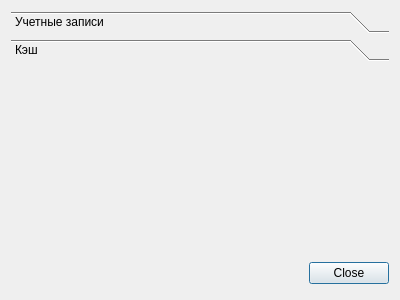
<?xml version="1.0" encoding="UTF-8"?>
<ui version="4.0">
 <class>DialogSettings</class>
 <widget class="QDialog" name="DialogSettings">
  <property name="geometry">
   <rect>
    <x>0</x>
    <y>0</y>
    <width>400</width>
    <height>300</height>
   </rect>
  </property>
  <property name="windowTitle">
   <string>Настройки</string>
  </property>
  <layout class="QVBoxLayout" name="verticalLayout">
   <item>
    <widget class="QToolBox" name="toolBox">
     <property name="currentIndex">
      <number>1</number>
     </property>
     <widget class="QWidget" name="settingsAccounts">
      <property name="geometry">
       <rect>
        <x>0</x>
        <y>0</y>
        <width>130</width>
        <height>96</height>
       </rect>
      </property>
      <attribute name="icon">
       <iconset theme="system-users">
        <normaloff>.</normaloff>.</iconset>
      </attribute>
      <attribute name="label">
       <string>Учетные записи</string>
      </attribute>
      <layout class="QHBoxLayout" name="horizontalLayout">
       <item>
        <widget class="QListWidget" name="listAccounts">
         <property name="iconSize">
          <size>
           <width>32</width>
           <height>32</height>
          </size>
         </property>
         <property name="spacing">
          <number>5</number>
         </property>
         <property name="uniformItemSizes">
          <bool>true</bool>
         </property>
        </widget>
       </item>
       <item>
        <layout class="QVBoxLayout" name="verticalLayout_2">
         <item>
          <widget class="QToolButton" name="buttonAccountAdd">
           <property name="minimumSize">
            <size>
             <width>32</width>
             <height>32</height>
            </size>
           </property>
           <property name="toolTip">
            <string>Добавить учетную запись</string>
           </property>
           <property name="icon">
            <iconset theme="list-add">
             <normaloff>.</normaloff>.</iconset>
           </property>
           <property name="iconSize">
            <size>
             <width>16</width>
             <height>16</height>
            </size>
           </property>
          </widget>
         </item>
         <item>
          <widget class="QToolButton" name="buttonAccountRemove">
           <property name="enabled">
            <bool>false</bool>
           </property>
           <property name="minimumSize">
            <size>
             <width>32</width>
             <height>32</height>
            </size>
           </property>
           <property name="toolTip">
            <string>Удалить учетную запись</string>
           </property>
           <property name="icon">
            <iconset theme="list-remove">
             <normaloff>.</normaloff>.</iconset>
           </property>
           <property name="iconSize">
            <size>
             <width>16</width>
             <height>16</height>
            </size>
           </property>
          </widget>
         </item>
         <item>
          <spacer name="verticalSpacer">
           <property name="orientation">
            <enum>Qt::Vertical</enum>
           </property>
           <property name="sizeHint" stdset="0">
            <size>
             <width>20</width>
             <height>40</height>
            </size>
           </property>
          </spacer>
         </item>
        </layout>
       </item>
      </layout>
     </widget>
     <widget class="QWidget" name="settingsCache">
      <property name="geometry">
       <rect>
        <x>0</x>
        <y>0</y>
        <width>382</width>
        <height>184</height>
       </rect>
      </property>
      <attribute name="icon">
       <iconset theme="application-x-archive">
        <normaloff>.</normaloff>.</iconset>
      </attribute>
      <attribute name="label">
       <string>Кэш</string>
      </attribute>
     </widget>
    </widget>
   </item>
   <item>
    <widget class="QDialogButtonBox" name="buttonBox">
     <property name="minimumSize">
      <size>
       <width>32</width>
       <height>32</height>
      </size>
     </property>
     <property name="orientation">
      <enum>Qt::Horizontal</enum>
     </property>
     <property name="standardButtons">
      <set>QDialogButtonBox::Close</set>
     </property>
    </widget>
   </item>
  </layout>
 </widget>
 <resources/>
 <connections>
  <connection>
   <sender>buttonBox</sender>
   <signal>accepted()</signal>
   <receiver>DialogSettings</receiver>
   <slot>accept()</slot>
   <hints>
    <hint type="sourcelabel">
     <x>227</x>
     <y>279</y>
    </hint>
    <hint type="destinationlabel">
     <x>157</x>
     <y>274</y>
    </hint>
   </hints>
  </connection>
  <connection>
   <sender>buttonBox</sender>
   <signal>rejected()</signal>
   <receiver>DialogSettings</receiver>
   <slot>reject()</slot>
   <hints>
    <hint type="sourcelabel">
     <x>295</x>
     <y>285</y>
    </hint>
    <hint type="destinationlabel">
     <x>286</x>
     <y>274</y>
    </hint>
   </hints>
  </connection>
 </connections>
</ui>
